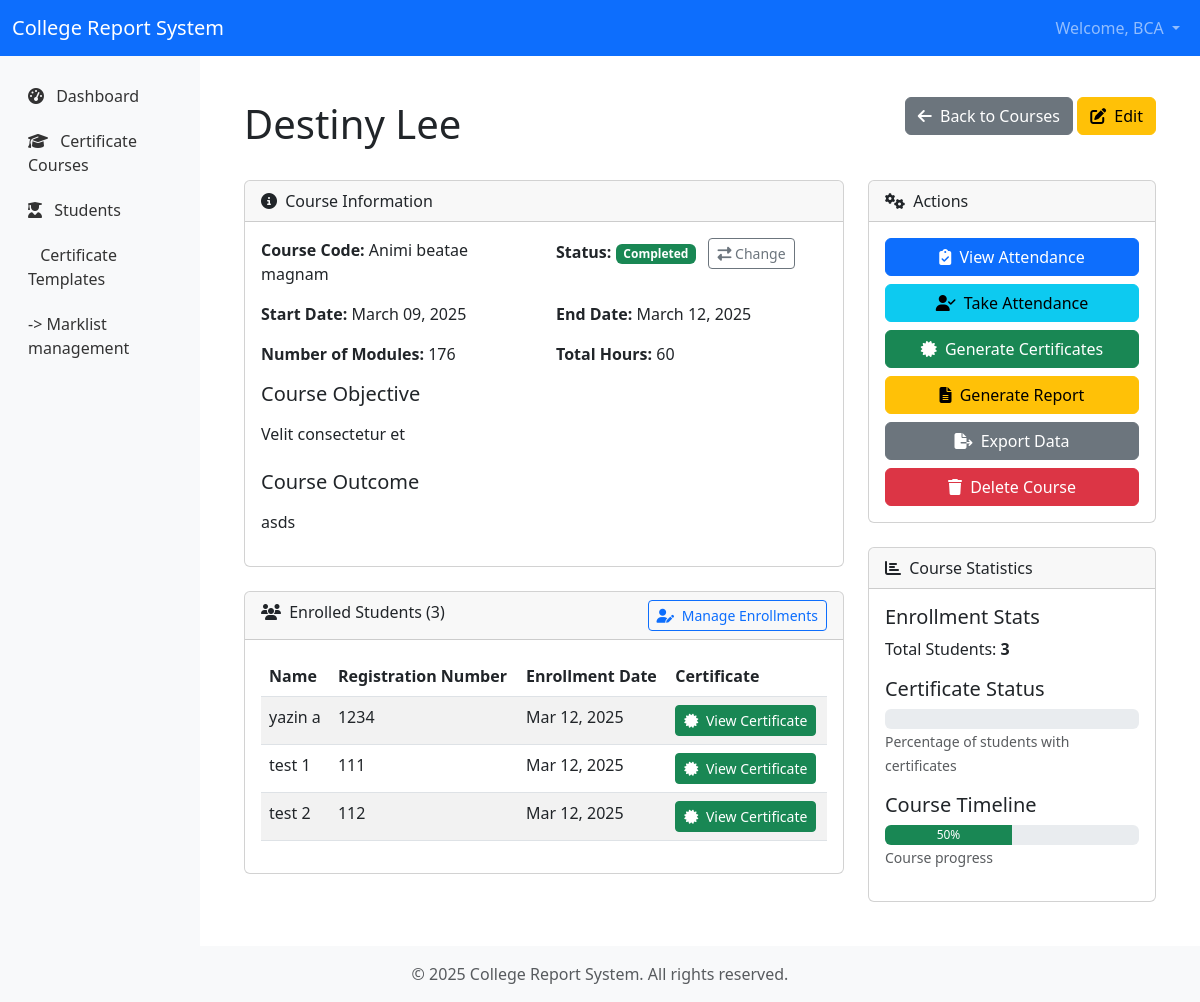
/certificates/courses/4/ (signed in), run on the app's committed database.
### departments/models.py (models this page shows, shortened)
class Department(models.Model):
    name = models.CharField(max_length=100)
    code = models.CharField(max_length=10, unique=True)
    description = models.TextField(blank=True, null=True)
    user = models.OneToOneField(User, on_delete=models.CASCADE, related_name='department')
    created_at = models.DateTimeField(auto_now_add=True)
    updated_at = models.DateTimeField(auto_now=True)

### certificate_courses/models.py (models this page shows, shortened)
class CertificateCourse(models.Model):
    STATUS_CHOICES = (
        ('planning', 'Planning'),
        ('ongoing', 'Ongoing'),
        ('completed', 'Completed'),
    )
    name = models.CharField(max_length=200)
    course_code = models.CharField(max_length=20, unique=True)
    department = models.ForeignKey(Department, on_delete=models.CASCADE, related_name='certificate_courses')
    start_date = models.DateField()
    end_date = models.DateField()
    num_modules = models.PositiveIntegerField()
    total_hours = models.PositiveIntegerField()
    brochure = models.FileField(upload_to='brochures/', blank=True, null=True)
    course_objective = models.TextField()
    course_outcome = models.TextField(blank=True, null=True)
    status = models.CharField(max_length=20, choices=STATUS_CHOICES, default='planning')
    created_at = models.DateTimeField(auto_now_add=True)
    updated_at = models.DateTimeField(auto_now=True)
    def is_completed(self):
        return self.status == 'completed'
    def can_generate_report(self):
        if not self.is_completed():
            return False
        if not self.course_outcome:
            return False
        for enrollment in self.enrollments.all():
            if not enrollment.has_attendance() or not enrollment.has_certificate():
                return False
        return True

class CourseEnrollment(models.Model):
    student = models.ForeignKey(Student, on_delete=models.CASCADE, related_name='enrollments')
    course = models.ForeignKey(CertificateCourse, on_delete=models.CASCADE, related_name='enrollments')
    enrollment_date = models.DateField(auto_now_add=True)
    created_at = models.DateTimeField(auto_now_add=True)
    class Meta:
        unique_together = ('student', 'course')
    def has_attendance(self):
        return self.attendance_records.exists()
    def has_certificate(self):
        return hasattr(self, 'certificate')

class Student(models.Model):
    name = models.CharField(max_length=100)
    registration_number = models.CharField(max_length=20, unique=True)
    email = models.EmailField(blank=True, null=True)
    department = models.ForeignKey(Department, on_delete=models.CASCADE, related_name='students')
    created_at = models.DateTimeField(auto_now_add=True)
    updated_at = models.DateTimeField(auto_now=True)

### certificate_courses/views.py (the view)
# urls.py: path('courses/<int:pk>/', views.course_detail, name='course_detail'),
@login_required
def course_detail(request, pk):
    department = request.user.department
    course = get_object_or_404(CertificateCourse, pk=pk)
    if course.department != department:
        return HttpResponseForbidden("You don't have permission to access this course.")
    enrollments = course.enrollments.all()
    context = {
        'course': course,
        'enrollments': enrollments,
        'can_generate_report': course.can_generate_report(),
    }
    return render(request, 'certificate_courses/course_detail.html', context)

### templates/certificate_courses/course_detail.html (shortened to what this page needs)
{% extends "base.html" %}
{% block content %}
<div class="container-fluid px-4">
    <div class="d-flex justify-content-between align-items-center mb-4">
        <h1 class="mt-4">{{ course.name }}</h1>
        <div>
            <a href="{% url 'course_list' %}" class="btn btn-secondary">
                <i class="fas fa-arrow-left me-1"></i> Back to Courses
            </a>
            <a href="{% url 'course_update' pk=course.pk %}" class="btn btn-warning">
                <i class="fas fa-edit me-1"></i> Edit
            </a>
        </div>
    </div>
    <div class="row">
        <div class="col-md-8">
            <div class="card mb-4">
                <div class="card-header">
                    <i class="fas fa-info-circle me-1"></i>
                    Course Information
                </div>
                <div class="card-body">
                    <div class="row">
                        <div class="col-md-6 mb-3">
                            <strong>Course Code:</strong> {{ course.course_code }}
                        </div>
                        <div class="col-md-6 mb-3">
                            <strong>Status:</strong>
                            <span class="badge bg-{% if course.status == 'planning' %}secondary{% elif course.status == 'ongoing' %}primary{% else %}success{% endif %}">
                                {{ course.get_status_display }}
                            </span>
                            <a href="{% url 'update_course_status' pk=course.pk %}" class="btn btn-outline-secondary btn-sm ms-2">
                                <i class="fas fa-exchange-alt"></i> Change
                            </a>
                        </div>
                        <div class="col-md-6 mb-3">
                            <strong>Start Date:</strong> {{ course.start_date|date:"F d, Y" }}
                        </div>
                        <div class="col-md-6 mb-3">
                            <strong>End Date:</strong> {{ course.end_date|date:"F d, Y" }}
                        </div>
                        <div class="col-md-6 mb-3">
                            <strong>Number of Modules:</strong> {{ course.num_modules }}
                        </div>
                        <div class="col-md-6 mb-3">
                            <strong>Total Hours:</strong> {{ course.total_hours }}
                        </div>
                    </div>
                    <div class="mb-4">
                        <h5>Course Objective</h5>
                        <p>{{ course.course_objective|linebreaks }}</p>
                    </div>
                    <div class="mb-3">
                        <h5>Course Outcome</h5>
                        {% if course.course_outcome %}
                        <p>{{ course.course_outcome|linebreaks }}</p>
                        {% else %}
                        <p class="text-muted">No course outcome provided yet.</p>
                        <a href="{% url 'update_course_outcome' pk=course.pk %}" class="btn btn-primary">
                            <i class="fas fa-plus me-1"></i> Add Course Outcome
                        </a>
                        {% endif %}
                    </div>
                </div>
            </div>
            <div class="card mb-4">
                <div class="card-header">
                    <i class="fas fa-users me-1"></i>
                    Enrolled Students ({{ enrollments.count }})
                    <a href="{% url 'manage_enrollment' course_pk=course.pk %}" class="btn btn-outline-primary btn-sm float-end">
                        <i class="fas fa-user-edit me-1"></i> Manage Enrollments
                    </a>
                </div>
                <div class="card-body">
                    {% if enrollments %}
                    <div class="table-responsive">
                        <table class="table table-striped table-hover">
                            <thead>
                                <tr>
                                    <th>Name</th>
                                    <th>Registration Number</th>
                                    <th>Enrollment Date</th>
                                    <th>Certificate</th>
                                </tr>
                            </thead>
                            <tbody>
                                {% for enrollment in enrollments %}
                                <tr>
                                    <td>{{ enrollment.student.name }}</td>
                                    <td>{{ enrollment.student.registration_number }}</td>
                                    <td>{{ enrollment.enrollment_date|date:"M d, Y" }}</td>
                                    <td>
                                        {% if enrollment.certificate %}
                                        <a href="{% url 'view_certificate' certificate_pk=enrollment.certificate.pk %}" class="btn btn-sm btn-success" target="_blank">
                                            <i class="fas fa-certificate me-1"></i> View Certificate
                                        </a>
                                        {% else %}
                                        <span class="badge bg-secondary">Not Generated</span>
                                        {% endif %}
                                    </td>
                                </tr>
                                {% endfor %}
                            </tbody>
                        </table>
                    </div>
                    {% endif %}
                </div>
            </div>
        </div>
        <div class="col-md-4">
            <div class="card mb-4">
                <div class="card-header">
                    <i class="fas fa-cogs me-1"></i>
                    Actions
                </div>
                <div class="card-body">
                    <div class="d-grid gap-2">
                        <a href="{% url 'attendance_list' course_pk=course.pk %}" class="btn btn-primary">
                            <i class="fas fa-clipboard-check me-1"></i> View Attendance
                        </a>
                        <a href="{% url 'take_attendance' course_pk=course.pk %}" class="btn btn-info">
                            <i class="fas fa-user-check me-1"></i> Take Attendance
                        </a>
                        <a href="{% url 'generate_certificates' course_pk=course.pk %}" class="btn btn-success {% if course.status != 'completed' %}disabled{% endif %}">
                            <i class="fas fa-certificate me-1"></i> Generate Certificates
                        </a>
                        <a href="{% url 'generate_report' course_pk=course.pk %}" class="btn btn-warning {% if not can_generate_report %}disabled{% endif %}">
                            <i class="fas fa-file-alt me-1"></i> Generate Report
                        </a>
                        <a href="{% url 'export_course_data' pk=course.pk %}" class="btn btn-secondary">
                            <i class="fas fa-file-export me-1"></i> Export Data
                        </a>
                        <a href="{% url 'course_delete' pk=course.pk %}" class="btn btn-danger">
                            <i class="fas fa-trash me-1"></i> Delete Course
                        </a>
                    </div>
                </div>
            </div>
            <div class="card mb-4">
                <div class="card-header">
                    <i class="fas fa-chart-bar me-1"></i>
                    Course Statistics
                </div>
                <div class="card-body">
                    <div class="mb-3">
                        <h5>Enrollment Stats</h5>
                        <p>Total Students: <strong>{{ enrollments.count }}</strong></p>
                    </div>
                    {% if enrollments %}
                    <div class="mb-3">
                        <h5>Certificate Status</h5>
                        <div class="progress" style="height: 20px;">
                        </div>
                        <small class="text-muted">Percentage of students with certificates</small>
                    </div>
                    {% endif %}
                    <div class="mb-3">
                        <h5>Course Timeline</h5>
                        <div class="progress" style="height: 20px;">
                            <div class="progress-bar {% if course.status == 'completed' %}bg-success{% elif course.status == 'ongoing' %}bg-primary{% else %}bg-secondary{% endif %}" role="progressbar" style="width: 50%;" aria-valuenow="50" aria-valuemin="0" aria-valuemax="100">50%</div>
                        </div>
                        <small class="text-muted">Course progress</small>
                    </div>
                </div>
            </div>
        </div>
    </div>
</div>
{% endblock %}

### templates/base.html (shortened to what this page needs)
<!DOCTYPE html>
<html lang="en">
<head>
    <link href="https://cdn.jsdelivr.net/npm/bootstrap@5.3.0-alpha1/dist/css/bootstrap.min.css" rel="stylesheet">
    <link rel="stylesheet" href="https://cdnjs.cloudflare.com/ajax/libs/font-awesome/6.1.1/css/all.min.css">
</head>
<body>
    {% block navbar %}
    <nav class="navbar navbar-expand-lg navbar-dark bg-primary">
        <div class="container-fluid">
            <a class="navbar-brand" href="{% url 'dashboard' %}">College Report System</a>
            <div class="collapse navbar-collapse" id="navbarNav">
                <ul class="navbar-nav ms-auto">
                    {% if user.is_authenticated %}
                    <li class="nav-item dropdown">
                        <a class="nav-link dropdown-toggle" href="#" id="navbarDropdown" role="button" data-bs-toggle="dropdown">
                            Welcome, {{ user.department.name }}
                        </a>
                    </li>
                    {% else %}
                    <li class="nav-item">
                        <a class="nav-link" href="{% url 'login' %}">Login</a>
                    </li>
                    {% endif %}
                </ul>
            </div>
        </div>
    </nav>
    {% endblock %}
    <div class="container-fluid">
        <div class="row">
            {% if user.is_authenticated %}
            <div class="col-md-2 d-none d-md-block sidebar">
                <div class="position-sticky">
                    <ul class="nav flex-column">
                        <li class="nav-item">
                            <a class="nav-link {% if request.resolver_match.url_name == 'dashboard' %}active{% endif %}" href="{% url 'dashboard' %}">
                                <i class="fas fa-tachometer-alt me-2"></i> Dashboard
                            </a>
                        </li>
                        <li class="nav-item">
                            <a class="nav-link {% if 'course_list' in request.resolver_match.url_name %}active{% endif %}" href="{% url 'course_list' %}">
                                <i class="fas fa-graduation-cap me-2"></i> Certificate Courses
                            </a>
                        </li>
                        <li class="nav-item">
                            <a class="nav-link {% if 'student_list' in request.resolver_match.url_name %}active{% endif %}" href="{% url 'student_list' %}">
                                <i class="fas fa-user-graduate me-2"></i> Students
                            </a>
                        </li>
                        <li class="nav-item">
                            <a class="nav-link {% if 'template_list' in request.resolver_match.url_name %}active{% endif %}" href="{% url 'template_list' %}">
                                 Certificate Templates
                            </a>
                        </li>
                        <li class="nav-item">
                            <a class="nav-link" href="https://camudigitalcampus.com/student-information-system-old-camu/mark-management-system/">
                               -> Marklist management
                            </a>
                        </li>
                    </ul>
                </div>
            </div>
            <main class="col-md-10 ms-sm-auto main-content">
            {% else %}
            <main class="col-12 main-content">
            {% endif %}
                {% block content %}{% endblock %}
            </main>
        </div>
    </div>
    <footer class="footer mt-auto py-3">
        <div class="container">
            <span class="text-muted">© {% now "Y" %} College Report System. All rights reserved.</span>
        </div>
    </footer>
</body>
</html>

### templates/base.html (style rules this page uses)
.sidebar { min-height: calc(100vh - 56px); background-color: #f8f9fa; padding-top: 20px; }
.sidebar .nav-link { color: #333; margin-bottom: 5px; border-radius: 4px; }
.main-content { padding: 20px; }
.footer { background-color: #f8f9fa; padding: 10px 0; text-align: center; margin-top: auto; }

### data on the page
CertificateCourse: name "Destiny Lee", course_code "Animi beatae magnam", status "Completed", start_date "March 09, 2025", end_date "March 12, 2025", num_modules "176", total_hours "60", course_objective "Velit consectetur et", course_outcome "asds", count "3"
CourseEnrollment: student.name "yazin a", student.registration_number "1234", enrollment_date "Mar 12, 2025", shows "View Certificate"
CourseEnrollment: student.name "test 1", student.registration_number "111", enrollment_date "Mar 12, 2025", shows "View Certificate"
CourseEnrollment: student.name "test 2", student.registration_number "112", enrollment_date "Mar 12, 2025", shows "View Certificate"

### other printed values
{{ user.department.name }} "BCA"
{{ enrollments.count }} "3"
